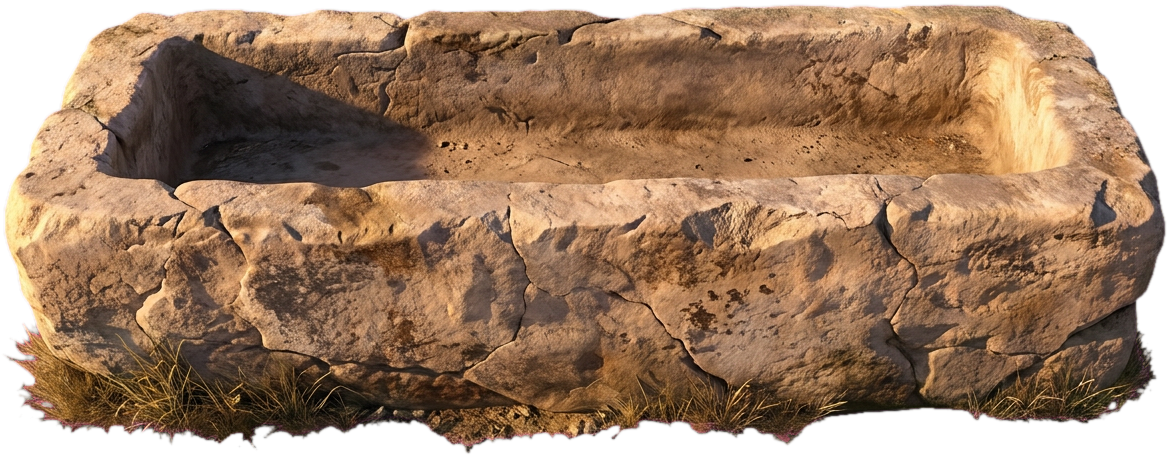
#> input picture art/props/trough.png, 1170 x 457 px, found by its file name
$ python trough_water.py
#> lines starting #> are read from the running program, lines starting #| are printed output that depends on the picture; after the words box and inside, x2 and y2 are one past the last pixel; in counts of white or black regions, pixels touching at a corner belong together
"""Paints the water for the stone trough: three pictures the size of art/props/trough.png, one for each level,
each a surface that fits the hollow of the painting (its back edge lower down the wall as the trough empties),
reflecting the evening sky and shaded by the walls. Laid over the trough in the game and made to shimmer there."""
import numpy as np
from PIL import Image, ImageDraw, ImageFilter
src = Image.open('art/props/trough.png')
#> src is the input picture: PIL image 1170x457 RGBA; mean R, G, B, A 123.6, 92.6, 67.3, 217.2
W, H = src.size
#> W = 1170; H = 457
yy, xx = np.mgrid[0:H, 0:W].astype(np.float32)
rng = np.random.default_rng(5)
for level, back in ((3, 78.0), (2, 102.0), (1, 126.0)):
    xl = 150 - (back - 48) * 45 / 127 + 2          # where that height meets the left and right inner walls
    xr = 1020 + (back - 45) * 40 / 125 - 2
    poly = [(xl, back), (xr, back - 3), (1062, 172), (900, 180), (600, 180), (400, 187), (180, 185), (104, 178)]
    m = Image.new('L', (W * 2, H * 2), 0)
    ImageDraw.Draw(m).polygon([(x * 2, y * 2) for x, y in poly], fill=255)
    mask = np.asarray(m.resize((W, H), Image.LANCZOS).filter(ImageFilter.GaussianBlur(1.2))).astype(np.float32) / 255
    u = np.clip((yy - back) / (184 - back), 0, 1)          # 0 at the far edge of the water, 1 at the near
    far, mid, near = np.array((0.93, 0.60, 0.40)), np.array((0.50, 0.46, 0.58)), np.array((0.13, 0.20, 0.30))
    col = np.where((u < 0.45)[..., None], far + (mid - far) * (u / 0.45)[..., None], mid + (near - mid) * ((u - 0.45) / 0.55)[..., None])
    wall = np.clip(1 - (yy - back) / 16.0, 0, 1)[..., None]           # the back wall mirrored in the water
    col = col * (1 - 0.55 * wall) + np.array((0.36, 0.25, 0.17)) * 0.55 * wall
    left = np.clip(1 - (xx - xl) / 230.0, 0, 1) ** 1.5             # shadow of the left wall: the light comes from that side
    col = col * (1 - 0.62 * left[..., None])
    front = np.clip((yy - 168) / 14.0, 0, 1)[..., None]            # and of the near rim
    col = col * (1 - 0.45 * front)
    streak = np.zeros((H, W), np.float32)                          # a few long glints of sky
    for _ in range(26):
        cx, cy, ln = rng.uniform(260, 1000), rng.uniform(back + 14, 170), rng.uniform(30, 120)
        streak += np.exp(-((yy - cy) / 1.6) ** 2) * np.clip(1 - np.abs(xx - cx) / ln, 0, 1) * rng.uniform(0.25, 0.7)
    col = col + np.clip(streak, 0, 1)[..., None] * np.array((1.0, 0.86, 0.66)) * 0.42
    edge = np.clip(mask * 6, 0, 1) - np.clip((mask - 0.5) * 6, 0, 1)   # a bright wet line where water meets stone
    col = col + (edge * (1 - wall[..., 0]))[..., None] * 0.10
    out = np.dstack([np.clip(col, 0, 1), mask * 0.94])
    Image.fromarray((out * 255).astype(np.uint8)).save('art/props/trough_water%d.png' % level)
#> this loop made 3 passes
#> pass 1, `mask = np.asarray(m.resize((W, H), Image.LANCZOS).filter(ImageFilter.G..`:
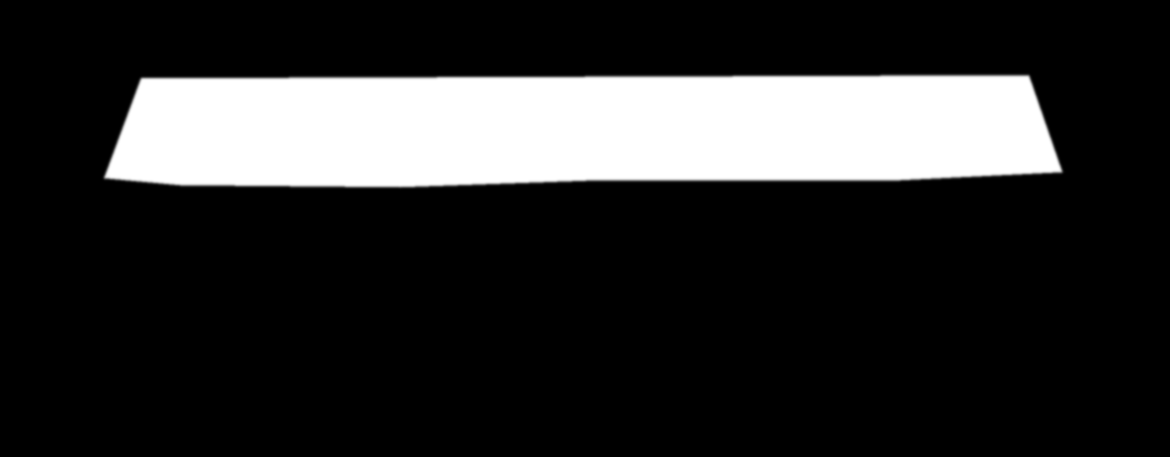
#> mask: shape (457, 1170) float32; min 0, max 1, mean 0.182
#> pass 1, `edge = np.clip(mask * 6, 0, 1) - np.clip((mask - 0.5) * 6, 0, 1)`:
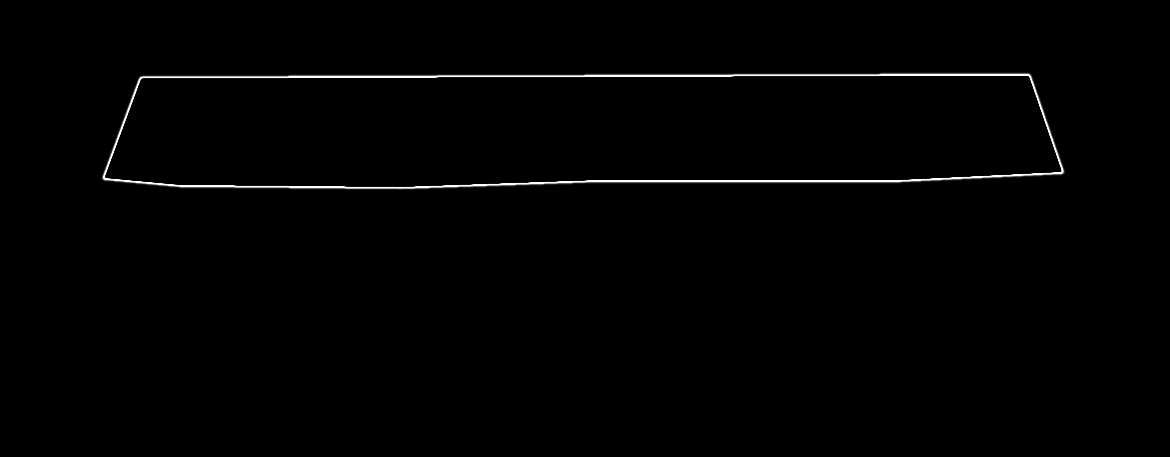
#> edge: shape (457, 1170) float32; min 0, max 1, mean 0.00848
#> pass 1, `col = col + (edge * (1 - wall[..., 0]))[..., None] * 0.10`:
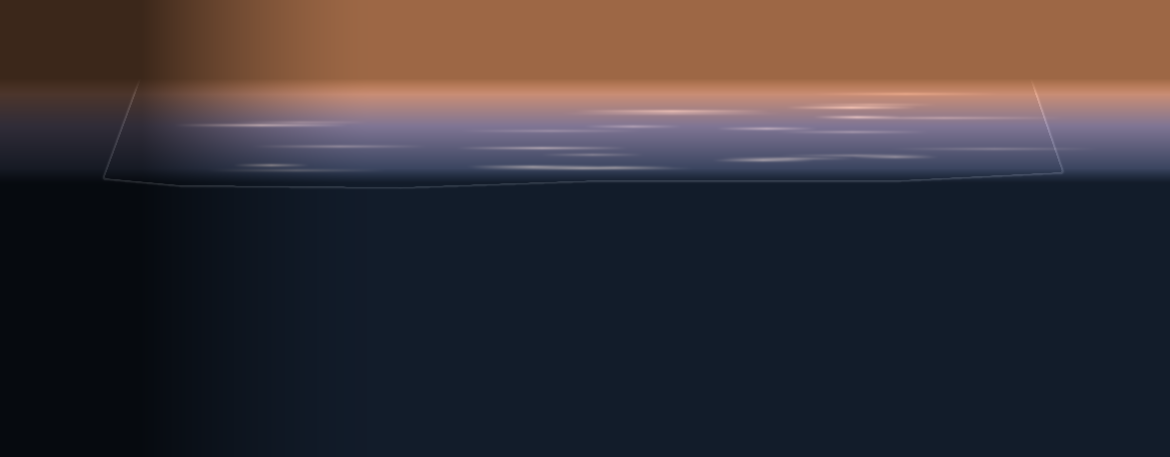
#> col: shape (457, 1170, 3) float64; mean of channels 0, 1, 2 0.227, 0.202, 0.218; drawn as R, G, B
#> after the loop:
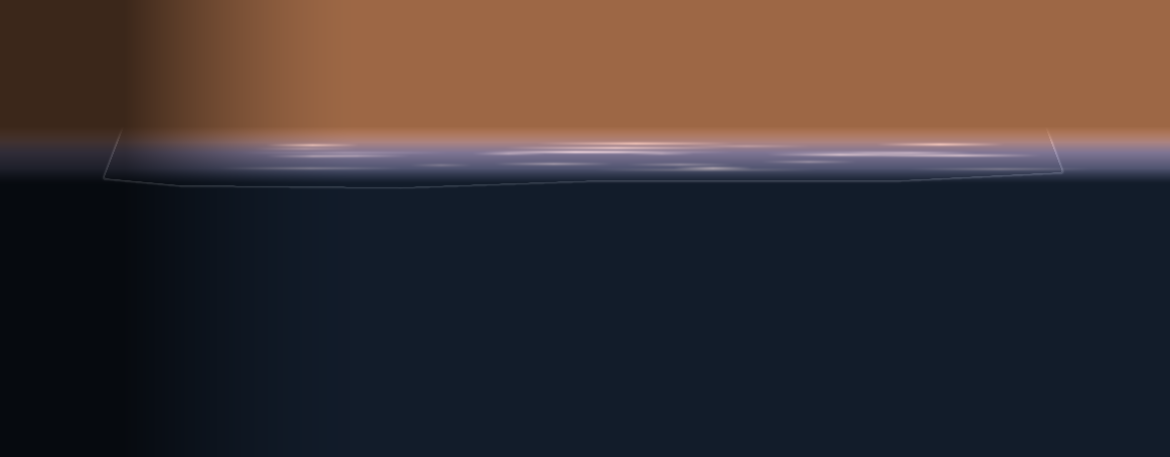
#> col: shape (457, 1170, 3) float64; mean R, G, B 0.241, 0.202, 0.203
#> after the loop:
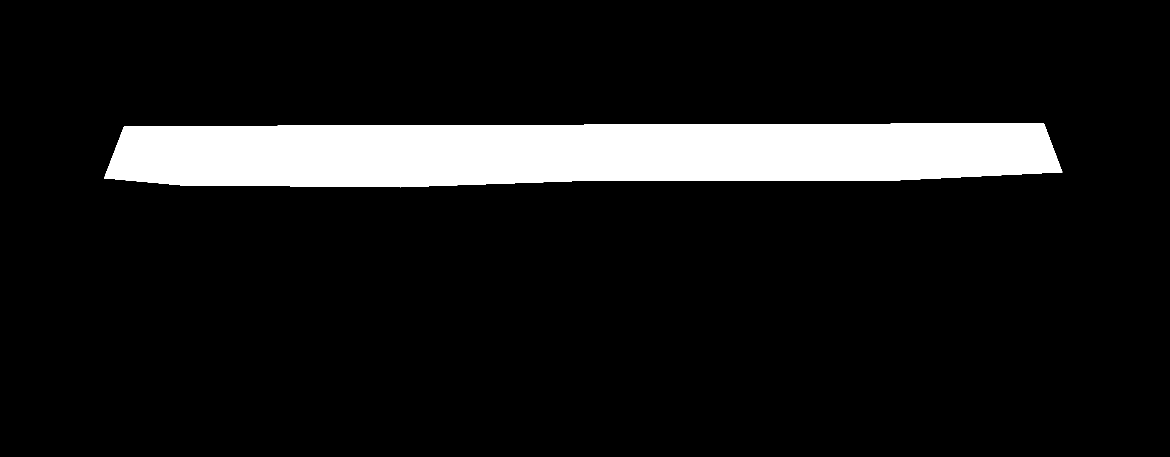
#> m: PIL image 2340x914 L (shown at 1/2 size); 10.1% white; 1 white region, box (x1, y1, x2, y2) and area: (208, 246, 2125, 375) 215143
#> after the loop:
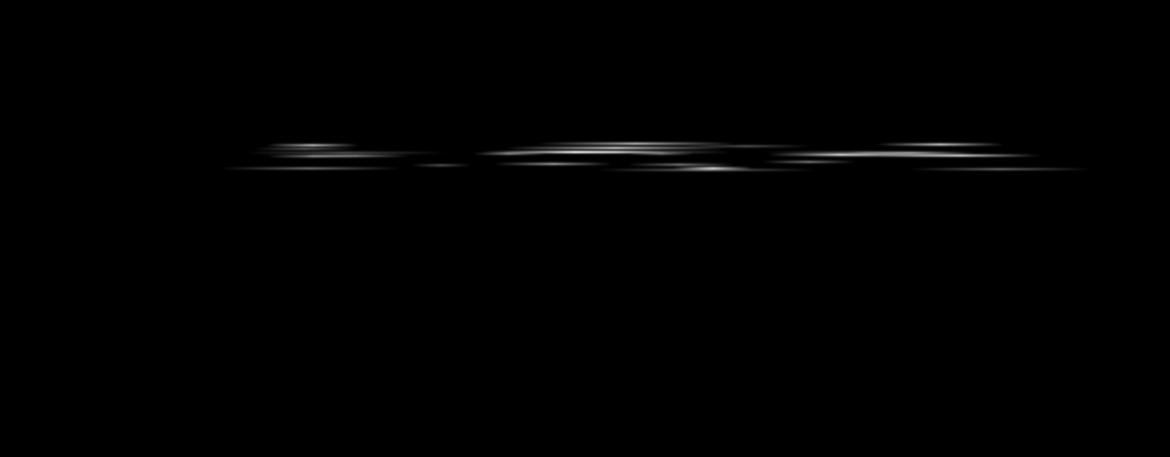
#> streak: shape (457, 1170) float32; min 0, max 0.816, mean 0.00436
print('painted trough water, 3 levels')

$ run again, with art/props/bridge.png copied over art/props/trough.png
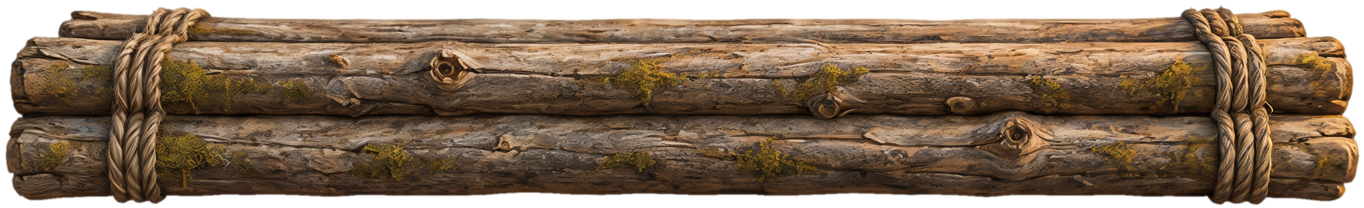
#> input picture art/props/bridge.png, 1364 x 208 px, found by its file name
#> src is the input picture: PIL image 1364x208 RGBA; mean R, G, B, A 93.6, 72.4, 52.6, 212.8
#> after the loop `for level, back in ((3, 78.0), (2, 102.0), (1, 126.0)):`:
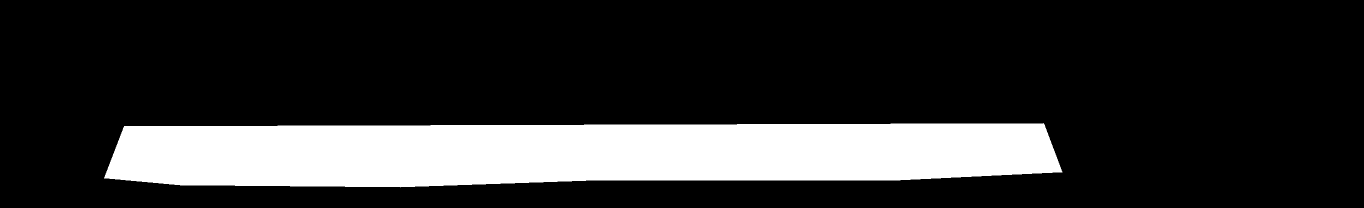
#> m: PIL image 2728x416 L (shown at 1/2 size); 19% white; 1 white region, box (x1, y1, x2, y2) and area: (208, 246, 2125, 375) 215143
#> after the loop `for level, back in ((3, 78.0), (2, 102.0), (1, 126.0)):`:
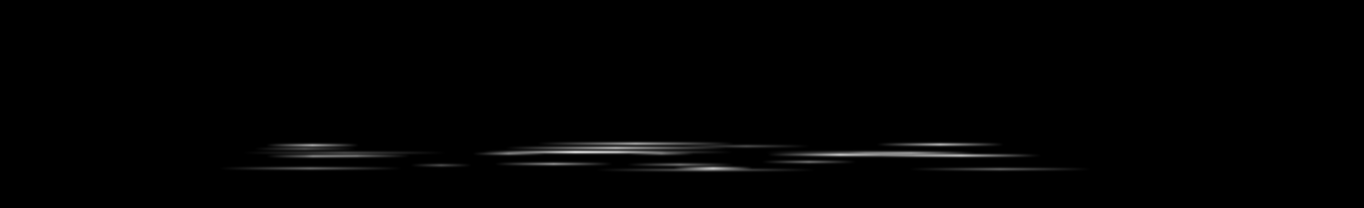
#> streak: shape (208, 1364) float32; min 0, max 0.816, mean 0.00821

$ run again, with art/props/bucket.png copied over art/props/trough.png
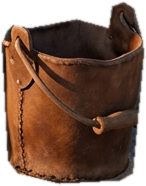
#> input picture art/props/bucket.png, 146 x 186 px, found by its file name
#> src is the input picture: PIL image 146x186 RGBA; mean R, G, B, A 84.7, 54.5, 38.3, 198.3
#> after the loop `for level, back in ((3, 78.0), (2, 102.0), (1, 126.0)):`:
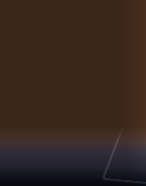
#> col: shape (186, 146, 3) float64; mean R, G, B 0.216, 0.154, 0.123
#> after the loop `for level, back in ((3, 78.0), (2, 102.0), (1, 126.0)):`:
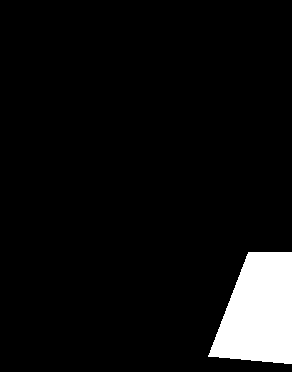
#> m: PIL image 292x372 L; 6.4% white; 1 white region, box (x1, y1, x2, y2) and area: (208, 252, 292, 364) 7004
